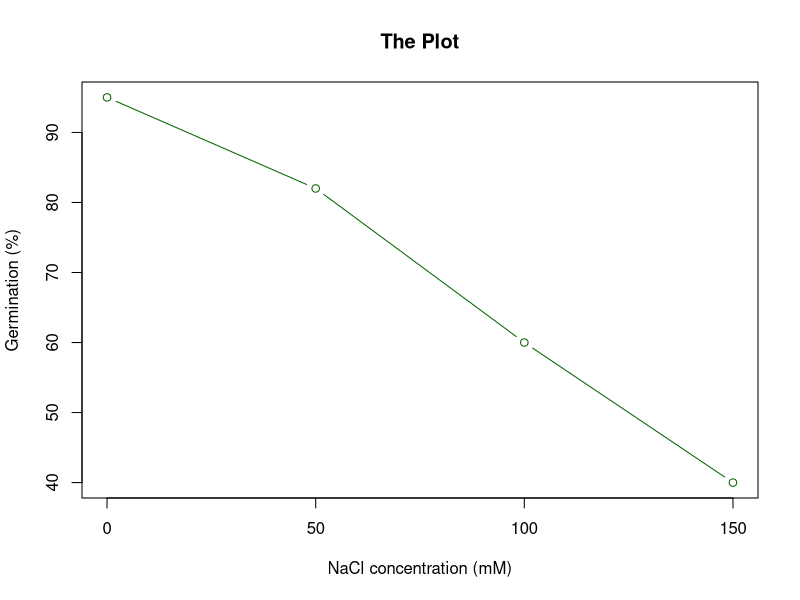
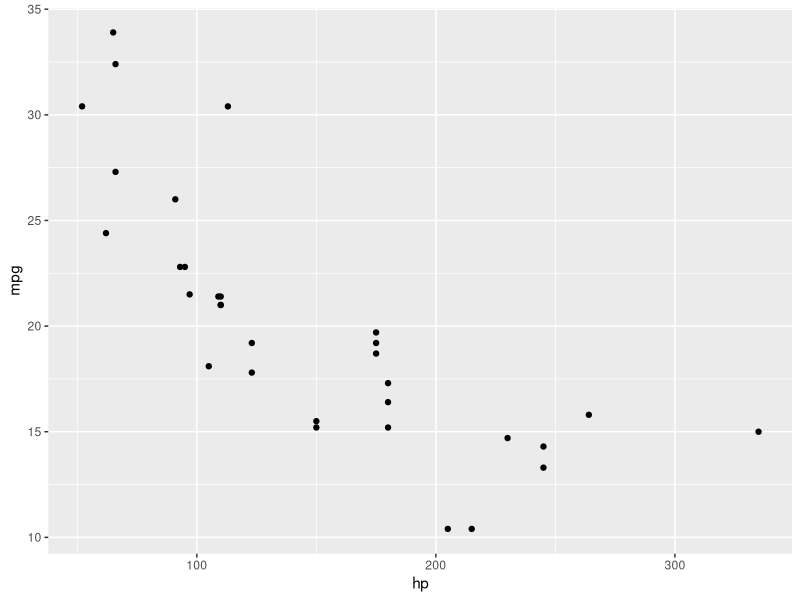
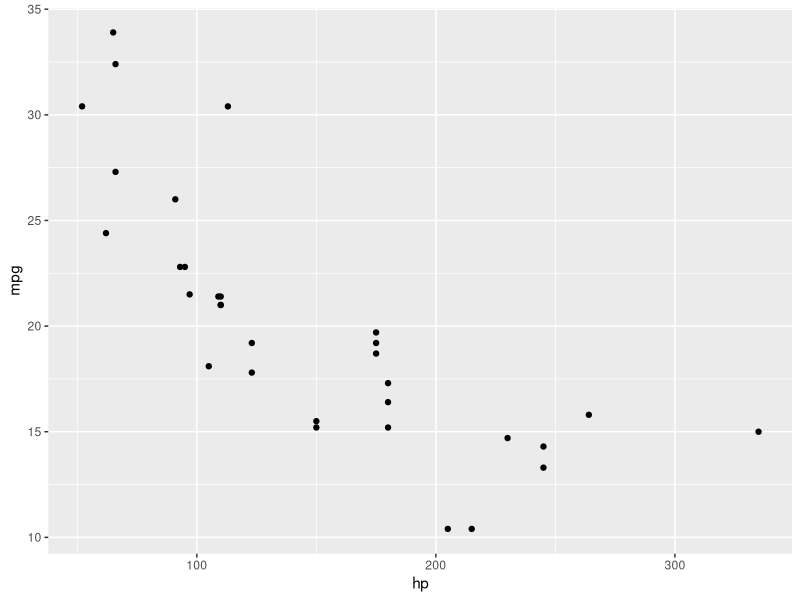

Write the R code that produced these figures, in order.
## ---- chunk 1
salinity <- c(0,50,100,150)
germination <- c(95,82,60,40)
plot(salinity, germination, type="b", col = "darkgreen",
     main="The Plot",
     xlab="NaCl concentration (mM)",
     ylab="Germination (%)")
## ---- chunk 2
library(ggplot2)
ggplot(mtcars, aes(x=hp, y=mpg)) + geom_point()
## ---- chunk 3
library(ggplot2)
ggplot(mtcars, aes(x=hp, y=mpg)) + geom_point()
